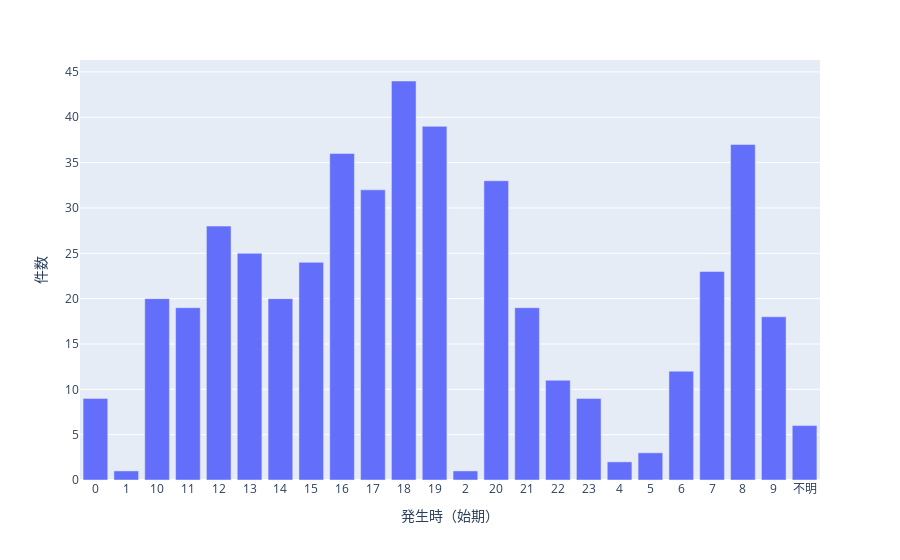

Notebook cell for this chart:
### Markdown cell above
ありゃ？順番が件数の多い順になってる。実はx軸のオプションっていっぱいあるんだ！その中の一つでカテゴリーの順番を設定できる。

https://plotly.com/python/categorical-axes/

### Code cell
fig = px.bar(time,
            x='発生時（始期）',
            y='件数'
            )
fig.update_xaxes(categoryorder='category ascending')
fig.show()

### Figure 1 — Plotly figure (JSON) as saved in the notebook; plotly's stock layout.template omitted (floating-point values rounded to 4 significant figures)
{"data": [{"alignmentgroup": "True", "hovertemplate": "発生時（始期）=%{x}<br>件数=%{y}<extra></extra>", "legendgroup": "", "marker": {"color": "#636efa", "pattern": {"shape": ""}}, "name": "", "offsetgroup": "", "orientation": "v", "showlegend": false, "textposition": "auto", "type": "bar", "x": ["18", "19", "8", "16", "20", "17", "12", "13", "15", "7", "14", "10", "21", "11", "9", "6", "22", "0", "23", "不明", "5", "4", "2", "1"], "xaxis": "x", "y": [44, 39, 37, 36, 33, 32, 28, 25, 24, 23, 20, 20, 19, 19, 18, 12, 11, 9, 9, 6, 3, 2, 1, 1], "yaxis": "y"}], "layout": {"barmode": "relative", "legend": {"tracegroupgap": 0}, "margin": {"t": 60}, "xaxis": {"anchor": "y", "categoryorder": "category ascending", "domain": [0, 1], "title": {"text": "発生時（始期）"}}, "yaxis": {"anchor": "x", "domain": [0, 1], "title": {"text": "件数"}}}}
